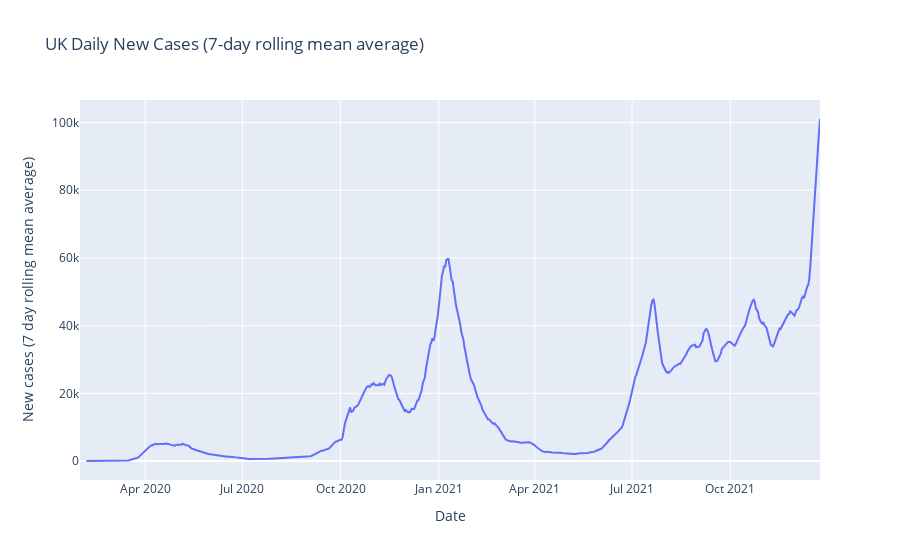
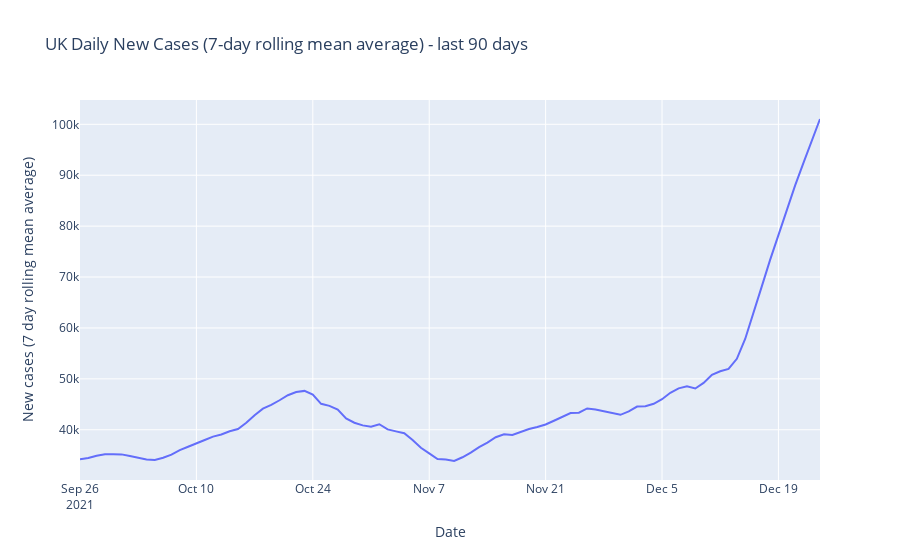

These figures' notebook cell, in order:
### Markdown cell above
That looks a bit scrappy - let's switch to a seven-day rolling mean average and plot it again

### Code cell
dataset['newCases_rollingSevenDayMean'] = dataset['newCasesByPublishDate'].rolling(7).mean()
datset_last90daysonly = dataset.tail(90)

fig = go.Figure()
fig = px.line(
    dataset, 
    x="date", 
    y="newCases_rollingSevenDayMean", 
    title=dataset_name + " Daily New Cases (7-day rolling mean average)",
    labels={
        "date": "Date",
        "newCases_rollingSevenDayMean": "New cases (7 day rolling mean average)"})

fig.show()

fig = go.Figure()
fig = px.line(
    datset_last90daysonly, 
    x="date", 
    y="newCases_rollingSevenDayMean", 
    title=dataset_name + " Daily New Cases (7-day rolling mean average) - last 90 days",
    labels={
        "date": "Date",
        "newCases_rollingSevenDayMean": "New cases (7 day rolling mean average)"})

fig.show()

### Figure 1 — Plotly figure (JSON) as saved in the notebook; plotly's stock layout.template omitted (floating-point values rounded to 4 significant figures; data arrays with more than 128 entries replaced by an {"elided": "..."} marker saying what was removed)
{"data": [{"hovertemplate": "Date=%{x}<br>New cases (7 day rolling mean average)=%{y}<extra></extra>", "legendgroup": "", "line": {"color": "#636efa", "dash": "solid"}, "marker": {"symbol": "circle"}, "mode": "lines", "name": "", "orientation": "v", "showlegend": false, "type": "scatter", "x": {"elided": "694 str values"}, "xaxis": "x", "y": {"elided": "694 float values"}, "yaxis": "y"}], "layout": {"legend": {"tracegroupgap": 0}, "title": {"text": "UK Daily New Cases (7-day rolling mean average)"}, "xaxis": {"anchor": "y", "domain": [0, 1], "title": {"text": "Date"}}, "yaxis": {"anchor": "x", "domain": [0, 1], "title": {"text": "New cases (7 day rolling mean average)"}}}}

### Figure 2 — Plotly figure (JSON) as saved in the notebook; plotly's stock layout.template omitted (floating-point values rounded to 4 significant figures)
{"data": [{"hovertemplate": "Date=%{x}<br>New cases (7 day rolling mean average)=%{y}<extra></extra>", "legendgroup": "", "line": {"color": "#636efa", "dash": "solid"}, "marker": {"symbol": "circle"}, "mode": "lines", "name": "", "orientation": "v", "showlegend": false, "type": "scatter", "x": ["2021-09-26", "2021-09-27", "2021-09-28", "2021-09-29", "2021-09-30", "2021-10-01", "2021-10-02", "2021-10-03", "2021-10-04", "2021-10-05", "2021-10-06", "2021-10-07", "2021-10-08", "2021-10-09", "2021-10-10", "2021-10-11", "2021-10-12", "2021-10-13", "2021-10-14", "2021-10-15", "2021-10-16", "2021-10-17", "2021-10-18", "2021-10-19", "2021-10-20", "2021-10-21", "2021-10-22", "2021-10-23", "2021-10-24", "2021-10-25", "2021-10-26", "2021-10-27", "2021-10-28", "2021-10-29", "2021-10-30", "2021-10-31", "2021-11-01", "2021-11-02", "2021-11-03", "2021-11-04", "2021-11-05", "2021-11-06", "2021-11-07", "2021-11-08", "2021-11-09", "2021-11-10", "2021-11-11", "2021-11-12", "2021-11-13", "2021-11-14", "2021-11-15", "2021-11-16", "2021-11-17", "2021-11-18", "2021-11-19", "2021-11-20", "2021-11-21", "2021-11-22", "2021-11-23", "2021-11-24", "2021-11-25", "2021-11-26", "2021-11-27", "2021-11-28", "2021-11-29", "2021-11-30", "2021-12-01", "2021-12-02", "2021-12-03", "2021-12-04", "2021-12-05", "2021-12-06", "2021-12-07", "2021-12-08", "2021-12-09", "2021-12-10", "2021-12-11", "2021-12-12", "2021-12-13", "2021-12-14", "2021-12-15", "2021-12-16", "2021-12-17", "2021-12-18", "2021-12-19", "2021-12-20", "2021-12-21", "2021-12-22", "2021-12-23", "2021-12-24"], "xaxis": "x", "y": [34190.0, 34460.0, 34880.0, 35200.0, 35170.0, 35160.0, 34850.0, 34570.0, 34160.0, 34070.0, 34510.0, 35120.0, 36000.0, 36660.0, 37260.0, 37990.0, 38655, 39070.0, 39700.0, 40150.0, 41360.0, 42870.0, 44140.0, 44890.0, 45800.0, 46791, 47410.0, 47640.0, 46900.0, 45100.0, 44702, 43960.0, 42220.0, 41390.0, 40860.0, 40580.0, 41080.0, 40070.0, 39691, 39320.0, 37980.0, 36463, 35360.0, 34250.0, 34150.0, 33870.0, 34600.0, 35507, 36601, 37490.0, 38540.0, 39130.0, 38980.0, 39610.0, 40160.0, 40530.0, 41030.0, 41770.0, 42520.0, 43300.0, 43360.0, 44190.0, 43997, 43670.0, 43330.0, 42940.0, 43610.0, 44570.0, 44640.0, 45100.0, 46006, 47274, 48130.0, 48550.0, 48110.0, 49199, 50800.0, 51500.0, 51950.0, 53943, 57840.0, 63200.0, 68180.0, 73370.0, 78230.0, 83530.0, 87960.0, 92390.0, 96880.0, 101000.0], "yaxis": "y"}], "layout": {"legend": {"tracegroupgap": 0}, "title": {"text": "UK Daily New Cases (7-day rolling mean average) - last 90 days"}, "xaxis": {"anchor": "y", "domain": [0, 1], "title": {"text": "Date"}}, "yaxis": {"anchor": "x", "domain": [0, 1], "title": {"text": "New cases (7 day rolling mean average)"}}}}
